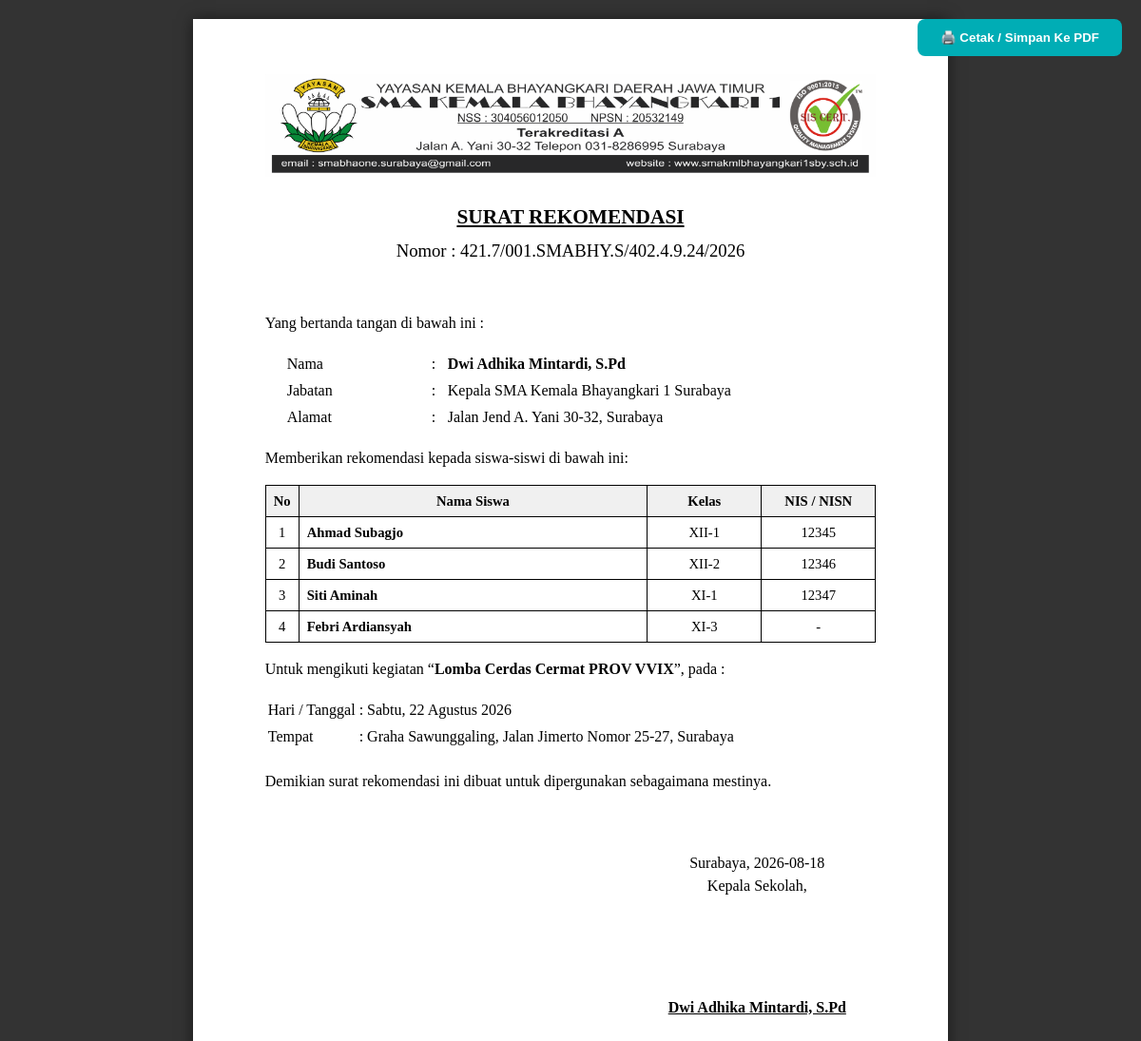
Screenshot of /surat/cetak/1 (signed in) with the database file from the repository.
### tables this page shows
CREATE TABLE surat (
            id INTEGER PRIMARY KEY AUTOINCREMENT,
            jenis_surat TEXT, nomor_surat TEXT, perihal TEXT, bulan TEXT, uploaded_by TEXT,
            nama_penerima TEXT, unit TEXT, no_pegawai TEXT, kelas TEXT DEFAULT '-', no_induk_siswa TEXT DEFAULT '-',
            ttl TEXT DEFAULT '-', alamat TEXT DEFAULT '-', isi_keterangan TEXT DEFAULT '-', nama_event TEXT,
            hari_tanggal TEXT, tempat TEXT, tgl_surat TEXT DEFAULT '-',
            lampiran TEXT DEFAULT '-', waktu TEXT DEFAULT '-', alamat_tempat TEXT DEFAULT '-',
            isi_custom_html TEXT DEFAULT '-', file_custom_path TEXT DEFAULT '-'
        , keterangan_acara TEXT);

### routes/surat_routes.py (the view)
@surat_bp.route('/surat/cetak/<int:surat_id>')
def cetak_surat(surat_id):
    if 'username' not in session:
        return redirect(url_for('auth_bp.login_page'))
    conn = get_db()
    cursor = conn.cursor()
    cursor.execute("SELECT * FROM surat WHERE id = ?", (surat_id,))
    surat = cursor.fetchone()
    conn.close()
    if not surat:
        return "Surat tidak ditemukan nyot!", 404
    surat_dict = dict(surat)
    surat_dict['tgl_surat_indo'] = format_tanggal_indo(surat_dict.get('tgl_surat'))
    if surat_dict['jenis_surat'] == 'REKOMENDASI_KOLEKTIF':
        raw_siswa = surat_dict.get('isi_keterangan', '') or ''
        siswa_list = []
        for line in raw_siswa.strip().split('\n'):
            if line.strip():
                parts = [p.strip() for p in line.split(',')]
                siswa_list.append({
                    'nama': parts[0] if len(parts) > 0 else '-',
                    'kelas': parts[1] if len(parts) > 1 else '-',
                    'nis': parts[2] if len(parts) > 2 else '-'
                })
        surat_dict['siswa_list'] = siswa_list
        return render_template('cetak_rekomendasi_kolektif.html', surat=surat_dict)
    elif surat['jenis_surat'] == 'KETERANGAN':
        return render_template('cetak_keterangan.html', surat=surat_dict)
    elif surat['jenis_surat'] == 'TUGAS':
        return render_template('cetak_tugas.html', surat=surat_dict)
    elif surat['jenis_surat'] == 'UNDANGAN':
        return render_template('cetak_undangan.html', surat=surat_dict)
    elif surat['jenis_surat'] == 'CUSTOM_EDITOR':
        return render_template('cetak_custom.html', surat=surat_dict)
    return render_template('cetak_surat.html', surat=surat_dict)

### routes/surat_routes.py (called while the page is built)
def format_tanggal_indo(tgl_str):
    if not tgl_str or tgl_str == '-':
        return '18 Agustus 2026'
    bulan_indo = {
        '01': 'Januari', '02': 'Februari', '03': 'Maret', '04': 'April',
        '05': 'Mei', '06': 'Juni', '07': 'Juli', '08': 'Agustus',
        '09': 'September', '10': 'Oktober', '11': 'November', '12': 'Desember'
    }
    try:
        parts = tgl_str.split('-')
        if len(parts) == 3:
            thn, bln, tgl = parts
            return f"{int(tgl)} {bulan_indo.get(bln, bln)} {thn}"
    except Exception:
        pass
    return tgl_str

def get_db():
    conn = sqlite3.connect('arsip_kantor.db')
    conn.row_factory = sqlite3.Row
    return conn

### templates/cetak_rekomendasi_kolektif.html (shortened to what this page needs)
<!DOCTYPE html>
<html lang="id">
<head>
</head>
<body>
    <button class="btn-print" onclick="window.print()">🖨️ Cetak / Simpan Ke PDF</button>
    <div class="paper">
        <div class="kop-container">
            <img src="{{ url_for('static', filename='img/kop.png') }}" class="kop-surat-img" alt="Kop Surat">
        </div>
        <div class="judul-surat">SURAT REKOMENDASI</div>
        <div class="nomor-surat">Nomor : {{ surat['nomor_surat'] }}</div>
        <p>Yang bertanda tangan di bawah ini :</p>
        <table style="width:100%; margin-left: 20px;">
            <tr><td width="150">Nama</td><td width="15">:</td><td><b>Dwi Adhika Mintardi, S.Pd</b></td></tr>
            <tr><td>Jabatan</td><td>:</td><td>Kepala SMA Kemala Bhayangkari 1 Surabaya</td></tr>
            <tr><td>Alamat</td><td>:</td><td>Jalan Jend A. Yani 30-32, Surabaya</td></tr>
        </table>
        <p>Memberikan rekomendasi kepada siswa-siswi di bawah ini:</p>
        {% if surat['siswa_list']|length <= 8 %}
            <table class="tabel-kolektif">
                <thead>
                    <tr>
                        <th width="30">No</th>
                        <th>Nama Siswa</th>
                        <th width="120">Kelas</th>
                        <th width="120">NIS / NISN</th>
                    </tr>
                </thead>
                <tbody>
                    {% for s in surat['siswa_list'] %}
                    <tr>
                        <td style="text-align:center;">{{ loop.index }}</td>
                        <td><b>{{ s.nama }}</b></td>
                        <td style="text-align:center;">{{ s.kelas }}</td>
                        <td style="text-align:center;">{{ s.nis }}</td>
                    </tr>
                    {% endfor %}
                </tbody>
            </table>
        {% else %}
            <p style="text-align: center; font-weight: bold; margin: 20px 0; font-style: italic;">
                *(Daftar nama siswa peserta terlampir pada lembar lampiran)*
            </p>
        {% endif %}
        <p>Untuk mengikuti kegiatan “<b>{{ surat['nama_event'] if surat['nama_event'] else surat['perihal'] }}</b>”, pada :</p>
        <table class="data-table">
        <tr>
            <td class="label">Hari / Tanggal</td>
            <td class="colon">:</td>
            <td>{{ surat.hari_tanggal }}</td>
        </tr>
        <tr>
            <td class="label">Tempat</td>
            <td class="colon">:</td>
            <td>{{ surat.tempat }}</td>
        </tr>
        </table>
        <p style="margin-top: 20px;">Demikian surat rekomendasi ini dibuat untuk dipergunakan sebagaimana mestinya.</p>
        <div class="ttd-container">
            <p>Surabaya, {{ surat['tgl_surat'] if surat['tgl_surat'] else '18 Agustus 2026' }}<br>Kepala Sekolah,</p>
            <br><br><br>
            <p><b><u>Dwi Adhika Mintardi, S.Pd</u></b></p>
        </div>
    </div>
</body>
</html>

### templates/cetak_rekomendasi_kolektif.html (style rules this page uses)
* { box-sizing: border-box; }
body { font-family: 'Times New Roman', Times, serif; font-size: 12pt; line-height: 1.5; color: #000; background: #333; margin: 0; padding: 20px 0; }
.paper { width: 210mm; min-height: 330mm; padding: 15mm 20mm 20mm 20mm; background: #fff; margin: 0 auto; box-shadow: 0 0 15px rgba(0,0,0,0.5); }
.kop-container { width: 100%; margin-bottom: 20px; text-align: center; }
.kop-surat-img { width: 100%; max-width: 100%; height: auto; }
.judul-surat { text-align: center; font-weight: bold; font-size: 16pt; text-decoration: underline; margin-bottom: 5px; }
.nomor-surat { text-align: center; font-size: 14pt; margin-bottom: 50px; }
table.tabel-kolektif { width: 100%; border-collapse: collapse; margin: 15px 0; }
table.tabel-kolektif th, table.tabel-kolektif td { border: 1px solid #000; padding: 5px 8px; font-size: 11pt; }
table.tabel-kolektif th { background: #f0f0f0; text-align: center; }
.ttd-container { float: right; width: 250px; text-align: center; margin-top: 30px; }
.btn-print { position: fixed; top: 20px; right: 20px; padding: 12px 24px; background: #00adb5; color: white; border: none; border-radius: 8px; font-weight: bold; cursor: pointer; }

### rows the page displays
surat: nomor_surat "421.7/001.SMABHY.S/402.4.9.24/2026", nama_event "Lomba Cerdas Cermat PROV VVIX", hari_tanggal "Sabtu, 22 Agustus 2026", tempat "Graha Sawunggaling, Jalan Jimerto Nomor 25-27, Surabaya", tgl_surat "2026-08-18"

### other values shown
{{ s.nama }} "Ahmad Subagjo" "Budi Santoso" "Siti Aminah" "Febri Ardiansyah"
{{ s.kelas }} "XII-1" "XII-2" "XI-1" "XI-3"
{{ s.nis }} "12345" "12346" "12347" "-"
